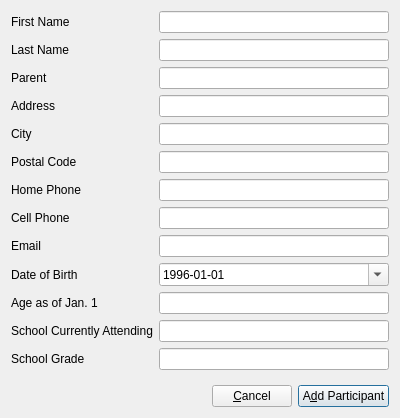
<?xml version="1.0" encoding="UTF-8"?>
<ui version="4.0">
 <class>AddSoloParticipantDialog</class>
 <widget class="QWidget" name="AddSoloParticipantDialog">
  <property name="windowModality">
   <enum>Qt::ApplicationModal</enum>
  </property>
  <property name="geometry">
   <rect>
    <x>0</x>
    <y>0</y>
    <width>400</width>
    <height>418</height>
   </rect>
  </property>
  <property name="windowTitle">
   <string>Add Solo Participant</string>
  </property>
  <layout class="QGridLayout" name="gridLayout">
   <item row="2" column="1">
    <widget class="QPushButton" name="cancelBtn">
     <property name="text">
      <string>&amp;Cancel</string>
     </property>
    </widget>
   </item>
   <item row="2" column="2">
    <widget class="QPushButton" name="addParticipantBtn">
     <property name="text">
      <string>A&amp;dd Participant</string>
     </property>
     <property name="default">
      <bool>true</bool>
     </property>
    </widget>
   </item>
   <item row="2" column="0">
    <spacer name="horizontalSpacer">
     <property name="orientation">
      <enum>Qt::Horizontal</enum>
     </property>
     <property name="sizeHint" stdset="0">
      <size>
       <width>40</width>
       <height>20</height>
      </size>
     </property>
    </spacer>
   </item>
   <item row="0" column="0" colspan="3">
    <layout class="QFormLayout" name="formLayout">
     <property name="fieldGrowthPolicy">
      <enum>QFormLayout::AllNonFixedFieldsGrow</enum>
     </property>
     <item row="0" column="0">
      <widget class="QLabel" name="firstNameLabel">
       <property name="text">
        <string>First Name</string>
       </property>
      </widget>
     </item>
     <item row="0" column="1">
      <widget class="QLineEdit" name="firstNameLineEdit"/>
     </item>
     <item row="1" column="0">
      <widget class="QLabel" name="lastNameLabel">
       <property name="text">
        <string>Last Name</string>
       </property>
      </widget>
     </item>
     <item row="1" column="1">
      <widget class="QLineEdit" name="lastNameLineEdit"/>
     </item>
     <item row="3" column="0">
      <widget class="QLabel" name="addressLabel">
       <property name="text">
        <string>Address</string>
       </property>
      </widget>
     </item>
     <item row="3" column="1">
      <widget class="QLineEdit" name="addressLineEdit"/>
     </item>
     <item row="4" column="0">
      <widget class="QLabel" name="cityLabel">
       <property name="text">
        <string>City</string>
       </property>
      </widget>
     </item>
     <item row="4" column="1">
      <widget class="QLineEdit" name="cityLineEdit"/>
     </item>
     <item row="5" column="0">
      <widget class="QLabel" name="postalCodeLabel">
       <property name="text">
        <string>Postal Code</string>
       </property>
      </widget>
     </item>
     <item row="5" column="1">
      <widget class="QLineEdit" name="postalCodeLineEdit">
       <property name="inputMethodHints">
        <set>Qt::ImhNone</set>
       </property>
      </widget>
     </item>
     <item row="6" column="0">
      <widget class="QLabel" name="homePhoneLabel">
       <property name="text">
        <string>Home Phone</string>
       </property>
      </widget>
     </item>
     <item row="6" column="1">
      <widget class="QLineEdit" name="homePhoneLineEdit">
       <property name="inputMethodHints">
        <set>Qt::ImhDigitsOnly</set>
       </property>
      </widget>
     </item>
     <item row="7" column="0">
      <widget class="QLabel" name="cellPhoneLabel">
       <property name="text">
        <string>Cell Phone</string>
       </property>
      </widget>
     </item>
     <item row="7" column="1">
      <widget class="QLineEdit" name="cellPhoneLineEdit">
       <property name="inputMethodHints">
        <set>Qt::ImhDigitsOnly</set>
       </property>
      </widget>
     </item>
     <item row="8" column="0">
      <widget class="QLabel" name="emailLabel">
       <property name="text">
        <string>Email</string>
       </property>
      </widget>
     </item>
     <item row="8" column="1">
      <widget class="QLineEdit" name="emailLineEdit">
       <property name="inputMethodHints">
        <set>Qt::ImhEmailCharactersOnly</set>
       </property>
      </widget>
     </item>
     <item row="9" column="0">
      <widget class="QLabel" name="dateOfBirthLabel">
       <property name="text">
        <string>Date of Birth</string>
       </property>
      </widget>
     </item>
     <item row="9" column="1">
      <widget class="QDateEdit" name="dateOfBirthDateEdit">
       <property name="autoFillBackground">
        <bool>false</bool>
       </property>
       <property name="date">
        <date>
         <year>1996</year>
         <month>1</month>
         <day>1</day>
        </date>
       </property>
       <property name="minimumDate">
        <date>
         <year>1900</year>
         <month>1</month>
         <day>1</day>
        </date>
       </property>
       <property name="displayFormat">
        <string>yyyy-MM-dd</string>
       </property>
       <property name="calendarPopup">
        <bool>true</bool>
       </property>
      </widget>
     </item>
     <item row="11" column="0">
      <widget class="QLabel" name="schoolAttendingLabel">
       <property name="text">
        <string>School Currently Attending</string>
       </property>
      </widget>
     </item>
     <item row="11" column="1">
      <widget class="QLineEdit" name="schoolAttendingLineEdit"/>
     </item>
     <item row="10" column="0">
      <widget class="QLabel" name="ageLabel">
       <property name="text">
        <string>Age as of Jan. 1 </string>
       </property>
      </widget>
     </item>
     <item row="2" column="0">
      <widget class="QLabel" name="parentLabel">
       <property name="text">
        <string>Parent</string>
       </property>
      </widget>
     </item>
     <item row="2" column="1">
      <widget class="QLineEdit" name="parentLineEdit"/>
     </item>
     <item row="10" column="1">
      <widget class="QLineEdit" name="ageLineEdit">
       <property name="enabled">
        <bool>true</bool>
       </property>
      </widget>
     </item>
     <item row="12" column="0">
      <widget class="QLabel" name="schoolGradeLabel">
       <property name="text">
        <string>School Grade</string>
       </property>
      </widget>
     </item>
     <item row="12" column="1">
      <widget class="QLineEdit" name="schoolGradeLineEdit"/>
     </item>
    </layout>
   </item>
  </layout>
 </widget>
 <tabstops>
  <tabstop>firstNameLineEdit</tabstop>
  <tabstop>lastNameLineEdit</tabstop>
  <tabstop>parentLineEdit</tabstop>
  <tabstop>addressLineEdit</tabstop>
  <tabstop>cityLineEdit</tabstop>
  <tabstop>postalCodeLineEdit</tabstop>
  <tabstop>homePhoneLineEdit</tabstop>
  <tabstop>cellPhoneLineEdit</tabstop>
  <tabstop>emailLineEdit</tabstop>
  <tabstop>dateOfBirthDateEdit</tabstop>
  <tabstop>schoolAttendingLineEdit</tabstop>
  <tabstop>addParticipantBtn</tabstop>
  <tabstop>cancelBtn</tabstop>
  <tabstop>ageLineEdit</tabstop>
 </tabstops>
 <resources/>
 <connections/>
</ui>
